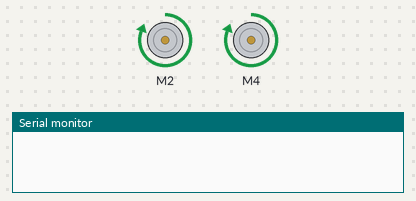
This sketch was run on a simulated Arduino Uno, built with avr-gcc and run on an emulated ATmega328P. On the bench: 2 × DC motor (green arrow = forward, orange = backward, longer = faster), the last lines printed to the serial monitor.

Above: at 1.5 s.
At 7.65 s:
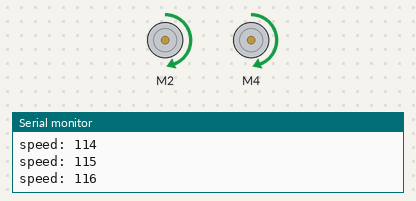
At 13.77 s:
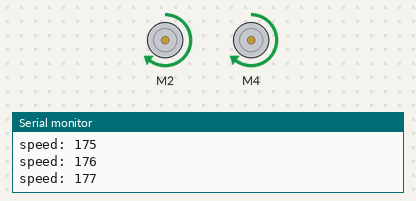
At 26.0 s:
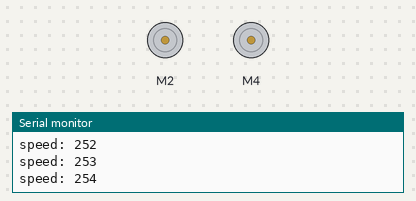
Timing chart, 0 to 28.0 s (numbered marks = the images above):
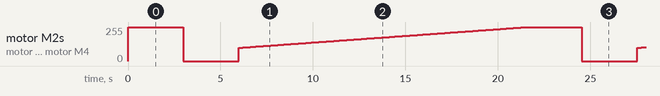

Measured:
- by itself, motor M2, motor M4: ramps from stopped to forward 255/255 and jumps back, once every 21.5 s

The sketch:

motor_test.ino
```cpp
#include <L298N.h>

//pin definition
#define ENA 9
#define IN1 2
#define IN2 3

#define ENB 6
#define IN3 4
#define IN4 5

L298N motorR(ENA, IN1, IN2);
L298N motorL(ENB, IN3, IN4);

void setup() {
  Serial.begin(9600);

  motorR.setSpeed(255); // an integer between 0 and 255
  motorL.setSpeed(255); // an integer between 0 and 255
}

void loop() {
  // put your main code here, to run repeatedly:
  motorR.forward();
  motorL.forward();
  delay(3000);
  motorR.stop();
  motorL.stop();
  delay(3000);

  for (int i = 100; i < 255; i++) {
    motorR.setSpeed(i); // an integer between 0 and 255
    motorL.setSpeed(i); // an integer between 0 and 255
    motorR.forward();
    motorL.forward();
    Serial.print("speed: ");
    Serial.println(i);
    delay(100);
    motorR.stop();
    motorL.stop();
  }
}
```
